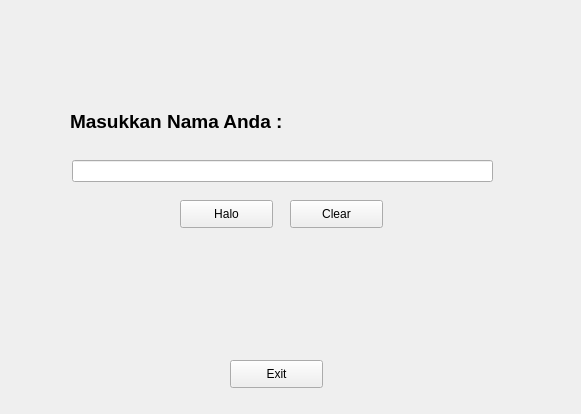
<?xml version="1.0" encoding="UTF-8"?>
<ui version="4.0">
 <class>Form</class>
 <widget class="QWidget" name="Form">
  <property name="geometry">
   <rect>
    <x>0</x>
    <y>0</y>
    <width>581</width>
    <height>414</height>
   </rect>
  </property>
  <property name="windowTitle">
   <string>Form</string>
  </property>
  <widget class="QLabel" name="label">
   <property name="geometry">
    <rect>
     <x>70</x>
     <y>110</y>
     <width>371</width>
     <height>61</height>
    </rect>
   </property>
   <property name="text">
    <string>&lt;html&gt;&lt;head/&gt;&lt;body&gt;&lt;p&gt;&lt;span style=&quot; font-size:14pt; font-weight:600;&quot;&gt;Masukkan Nama Anda :&lt;/span&gt;&lt;/p&gt;&lt;p&gt;&lt;span style=&quot; font-size:14pt;&quot;&gt;&lt;br/&gt;&lt;/span&gt;&lt;/p&gt;&lt;/body&gt;&lt;/html&gt;</string>
   </property>
  </widget>
  <widget class="QLineEdit" name="namaEdit">
   <property name="geometry">
    <rect>
     <x>72</x>
     <y>160</y>
     <width>421</width>
     <height>22</height>
    </rect>
   </property>
  </widget>
  <widget class="QPushButton" name="halo">
   <property name="geometry">
    <rect>
     <x>180</x>
     <y>200</y>
     <width>93</width>
     <height>28</height>
    </rect>
   </property>
   <property name="text">
    <string>Halo</string>
   </property>
  </widget>
  <widget class="QPushButton" name="clear">
   <property name="geometry">
    <rect>
     <x>290</x>
     <y>200</y>
     <width>93</width>
     <height>28</height>
    </rect>
   </property>
   <property name="text">
    <string>Clear</string>
   </property>
  </widget>
  <widget class="QPushButton" name="exit">
   <property name="geometry">
    <rect>
     <x>230</x>
     <y>360</y>
     <width>93</width>
     <height>28</height>
    </rect>
   </property>
   <property name="text">
    <string>Exit</string>
   </property>
  </widget>
 </widget>
 <resources/>
 <connections>
  <connection>
   <sender>clear</sender>
   <signal>clicked()</signal>
   <receiver>namaEdit</receiver>
   <slot>clear()</slot>
   <hints>
    <hint type="sourcelabel">
     <x>321</x>
     <y>212</y>
    </hint>
    <hint type="destinationlabel">
     <x>326</x>
     <y>171</y>
    </hint>
   </hints>
  </connection>
  <connection>
   <sender>exit</sender>
   <signal>clicked()</signal>
   <receiver>Form</receiver>
   <slot>close()</slot>
   <hints>
    <hint type="sourcelabel">
     <x>276</x>
     <y>373</y>
    </hint>
    <hint type="destinationlabel">
     <x>290</x>
     <y>206</y>
    </hint>
   </hints>
  </connection>
 </connections>
</ui>
